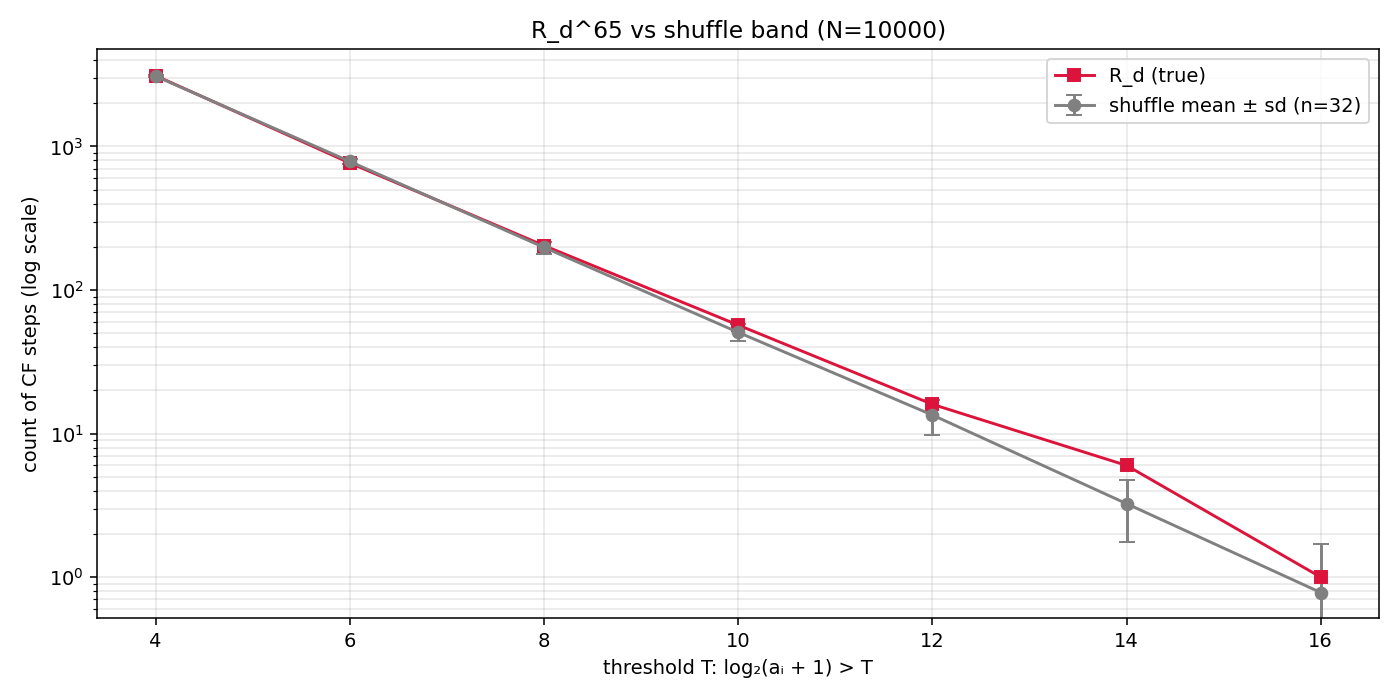

The Python source for this figure:
"""
Erdős-Borwein brief #3, shuffle-noise band.

cf_spikes_nopad showed R_d^65 has 6 spikes with log2(a+1) > 14 vs
1 for a single shuffle. To determine whether that gap is signal
(divisor structure adding sub-leading high-end spike content) or
shuffle-noise variance, run multiple shuffles and compare R_d^65's
spike counts to the empirical shuffle distribution.

If R_d^65 sits near the median of the shuffle distribution at every
threshold, divisor structure adds nothing to spike density.

If R_d^65 is in the tail (e.g. 95th+ percentile) at some threshold,
that's evidence of a sub-leading divisor contribution at that scale.
"""

import random
import statistics
import time
from math import log2
from pathlib import Path

import matplotlib
matplotlib.use("Agg")
import matplotlib.pyplot as plt

HERE = Path(__file__).parent

N = 10_000
BASE = 65
N_SHUFFLES = 32
SEED = 20260429
MAX_CF_STEPS = 40_000
THRESHOLDS = [4, 6, 8, 10, 12, 14, 16]


def divisor_count_sieve(n_max):
    d = [0] * (n_max + 1)
    for i in range(1, n_max + 1):
        for j in range(i, n_max + 1, i):
            d[j] += 1
    return d


def log2_bigint(n):
    if n <= 0:
        return 0.0
    b = n.bit_length()
    if b <= 53:
        return log2(n)
    top = n >> (b - 53)
    return (b - 53) + log2(top)


def build_real_baseB(seq, base):
    num = 0
    for v in seq:
        num = num * base + v
    den = base ** len(seq)
    return num, den


def cf_spike_counts(num, den, max_steps, thresholds):
    counts = {T: 0 for T in thresholds}
    A, B = num, den
    step = 0
    while B != 0 and step < max_steps:
        a, r = divmod(A, B)
        la = log2_bigint(a + 1)
        for T in thresholds:
            if la > T:
                counts[T] += 1
        A, B = B, r
        step += 1
    return counts, step


def main():
    random.seed(SEED)
    print(f"sieving d(n) for n=1..{N}")
    d = divisor_count_sieve(N)
    seq_d = d[1:]

    print(f"\n=== R_d^{BASE} (true sequence) ===")
    t0 = time.time()
    num, den = build_real_baseB(seq_d, BASE)
    true_counts, true_steps = cf_spike_counts(
        num, den, MAX_CF_STEPS, THRESHOLDS
    )
    print(f"  CF: {true_steps} steps in {time.time()-t0:.2f}s")
    print(f"  spike counts: {true_counts}")

    print(f"\n=== {N_SHUFFLES} shuffles of d(n) ===")
    shuffle_counts = {T: [] for T in THRESHOLDS}
    t0 = time.time()
    for k in range(N_SHUFFLES):
        seq_shuf = list(seq_d)
        random.shuffle(seq_shuf)
        num_s, den_s = build_real_baseB(seq_shuf, BASE)
        counts, _ = cf_spike_counts(num_s, den_s, MAX_CF_STEPS, THRESHOLDS)
        for T in THRESHOLDS:
            shuffle_counts[T].append(counts[T])
        if (k + 1) % 8 == 0:
            print(f"  done {k+1}/{N_SHUFFLES} ({time.time()-t0:.1f}s elapsed)")

    print(f"\n=== summary ===")
    header = (f"{'T':>3}  {'true':>6}  {'shuf mean':>10}  "
              f"{'shuf sd':>9}  {'shuf min':>9}  {'shuf max':>9}  "
              f"{'rank of true':>13}  {'z-score':>8}")
    print(header)
    summary = ["# Erdős–Borwein brief #3 — shuffle band",
               f"# N={N}, base={BASE}, shuffles={N_SHUFFLES}, "
               f"max CF steps={MAX_CF_STEPS}", "", header]
    for T in THRESHOLDS:
        true_c = true_counts[T]
        sc = shuffle_counts[T]
        m = statistics.mean(sc)
        s = statistics.pstdev(sc) if len(sc) > 1 else 0.0
        mn = min(sc)
        mx = max(sc)
        rank = sum(1 for x in sc if x < true_c)
        z = (true_c - m) / s if s > 0 else float("nan")
        line = (f"{T:>3}  {true_c:>6d}  {m:>10.2f}  {s:>9.2f}  "
                f"{mn:>9d}  {mx:>9d}  {rank:>5d}/{N_SHUFFLES:<6d}  "
                f"{z:>8.2f}")
        print(line)
        summary.append(line)

    fig, ax = plt.subplots(figsize=(10, 5))
    Ts = THRESHOLDS
    means = [statistics.mean(shuffle_counts[T]) for T in Ts]
    stds = [statistics.pstdev(shuffle_counts[T]) for T in Ts]
    true_vals = [true_counts[T] for T in Ts]
    ax.errorbar(Ts, means, yerr=stds, fmt='o-', color='gray',
                label=f'shuffle mean ± sd (n={N_SHUFFLES})',
                capsize=4, markersize=6)
    ax.plot(Ts, true_vals, 's-', color='crimson', label='R_d (true)',
            markersize=6)
    ax.set_yscale('log')
    ax.set_xlabel('threshold T: log₂(aᵢ + 1) > T')
    ax.set_ylabel('count of CF steps (log scale)')
    ax.set_title(f'R_d^{BASE} vs shuffle band (N={N})')
    ax.legend()
    ax.grid(True, alpha=0.3, which='both')
    plt.tight_layout()
    plot_path = HERE / "cf_spikes_shuffle_band.png"
    plt.savefig(plot_path, dpi=140)
    print(f"\nwrote {plot_path.name}")

    summary_path = HERE / "cf_spikes_shuffle_band_summary.txt"
    summary_path.write_text("\n".join(summary) + "\n")
    print(f"wrote {summary_path.name}")


if __name__ == "__main__":
    main()
